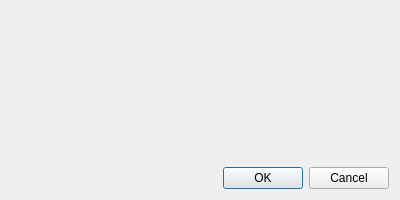
<?xml version="1.0" encoding="UTF-8"?>
<ui version="4.0">
 <class>NGIConverterDialogBase</class>
 <widget class="QDialog" name="NGIConverterDialogBase">
  <property name="geometry">
   <rect>
    <x>0</x>
    <y>0</y>
    <width>400</width>
    <height>200</height>
   </rect>
  </property>
  <property name="windowTitle">
   <string>NGI/NDA Converter</string>
  </property>
  <layout class="QVBoxLayout" name="verticalLayout">
   <item>
    <widget class="QgsFileWidget" name="ngiFileWidget">
     <property name="filter">
      <string>NGI file (*.ngi)</string>
     </property>
     <property name="storageMode">
      <enum>QgsFileWidget::GetFile</enum>
     </property>
    </widget>
   </item>
   <item>
    <widget class="QgsFileWidget" name="outputFileWidget">
     <property name="filter">
      <string>GeoPackage file (*.gpkg)</string>
     </property>
     <property name="storageMode">
      <enum>QgsFileWidget::SaveFile</enum>
     </property>
    </widget>
   </item>
   <item>
    <widget class="QDialogButtonBox" name="button_box">
     <property name="orientation">
      <enum>Qt::Horizontal</enum>
     </property>
     <property name="standardButtons">
      <set>QDialogButtonBox::Cancel|QDialogButtonBox::Ok</set>
     </property>
    </widget>
   </item>
  </layout>
 </widget>
 <customwidgets>
  <customwidget>
   <class>QgsFileWidget</class>
   <extends>QWidget</extends>
   <header>qgsfilewidget.h</header>
  </customwidget>
 </customwidgets>
 <resources/>
 <connections>
  <connection>
   <sender>button_box</sender>
   <signal>accepted()</signal>
   <receiver>NGIConverterDialogBase</receiver>
   <slot>accept()</slot>
  </connection>
  <connection>
   <sender>button_box</sender>
   <signal>rejected()</signal>
   <receiver>NGIConverterDialogBase</receiver>
   <slot>reject()</slot>
  </connection>
 </connections>
</ui>
